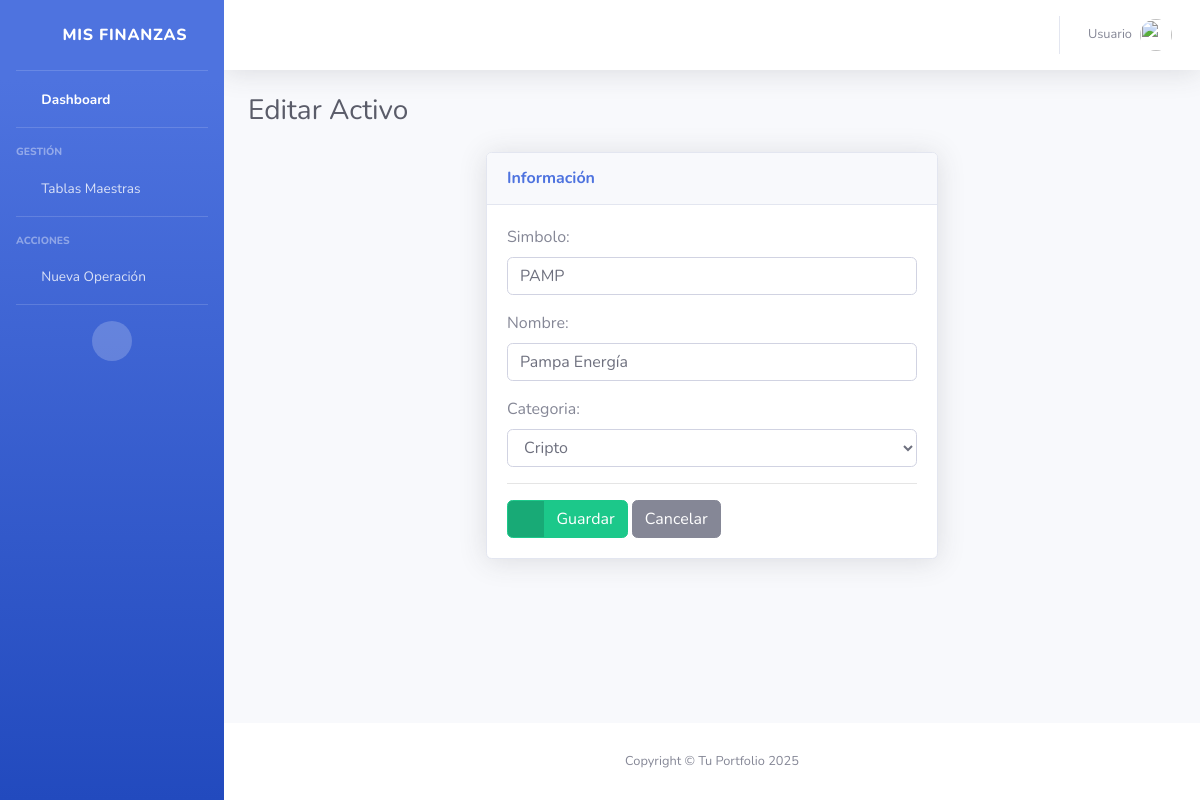
The app's page /activos/editar/3/, older data.
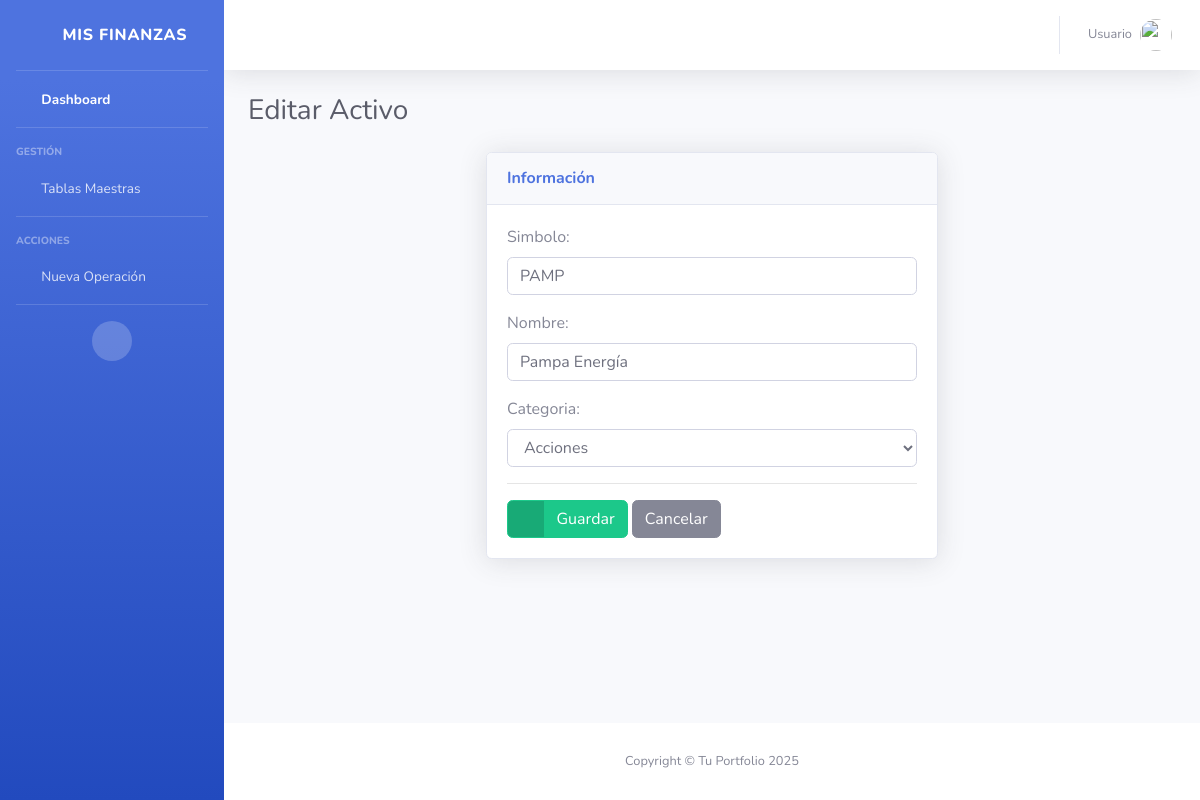
The same page, newer data.
### inversiones/models.py (models this page shows, shortened)
class Activo(models.Model):
    simbolo = models.CharField(max_length=10) # Ej: BTC
    nombre = models.CharField(max_length=100)
    categoria = models.ForeignKey(Categoria, on_delete=models.CASCADE)

### inversiones/views.py (the view)
# urls.py: path('activos/editar/<int:pk>/', ActivoUpdateView.as_view(), name='editar_activo'),
class ActivoUpdateView(UpdateView):
    model = Activo
    form_class = ActivoForm
    template_name = 'inversiones/generico_form.html'
    success_url = reverse_lazy('activos_list')
    def get_context_data(self, **kwargs):
        context = super().get_context_data(**kwargs)
        context['titulo'] = "Editar Activo"
        context['cancel_url'] = reverse_lazy('activos_list')
        return context

### inversiones/forms.py
class ActivoForm(forms.ModelForm):
    class Meta:
        model = Activo
        fields = ['simbolo', 'nombre', 'categoria'] # Pedimos Símbolo, Nombre y su Categoría
        widgets = {
            'simbolo': forms.TextInput(attrs={'class': 'form-control', 'placeholder': 'Ej: AAPL, BTC'}),
            'nombre': forms.TextInput(attrs={'class': 'form-control', 'placeholder': 'Ej: Apple Inc., Bitcoin'}),
            'categoria': forms.Select(attrs={'class': 'form-control'}), # Lista desplegable
        }

### inversiones/models.py (called while the page is built)
    def __str__(self):
        return self.nombre

### inversiones/templates/inversiones/generico_form.html (shortened to what this page needs)
{% extends 'inversiones/index.html' %}
{% load static %}
{% block content %}
<div class="container-fluid">
    <h1 class="h3 mb-4 text-gray-800">{{ titulo }}</h1>
    <div class="row justify-content-center">
        <div class="col-lg-6">
            <div class="card shadow mb-4">
                <div class="card-header py-3">
                    <h6 class="m-0 font-weight-bold text-primary">Información</h6>
                </div>
                <div class="card-body">
                    <form method="post">
                        {% for field in form %}
                        <div class="form-group">
                            <label>{{ field.label }}:</label>
                            {{ field }}
                        </div>
                        {% endfor %}
                        <hr>
                        <button type="submit" class="btn btn-success btn-icon-split">
                            <span class="icon text-white-50">
                                <i class="fas fa-check"></i>
                            </span>
                            <span class="text">Guardar</span>
                        </button>
                        <a href="{{ cancel_url }}" class="btn btn-secondary btn-icon-split">
                            <span class="text">Cancelar</span>
                        </a>
                    </form>
                </div>
            </div>
        </div>
    </div>
</div>
{% endblock %}

Row changes from the older to the newer data that the page shows:
changed Activo "PAMP": categoria "Cripto" → "Acciones"
